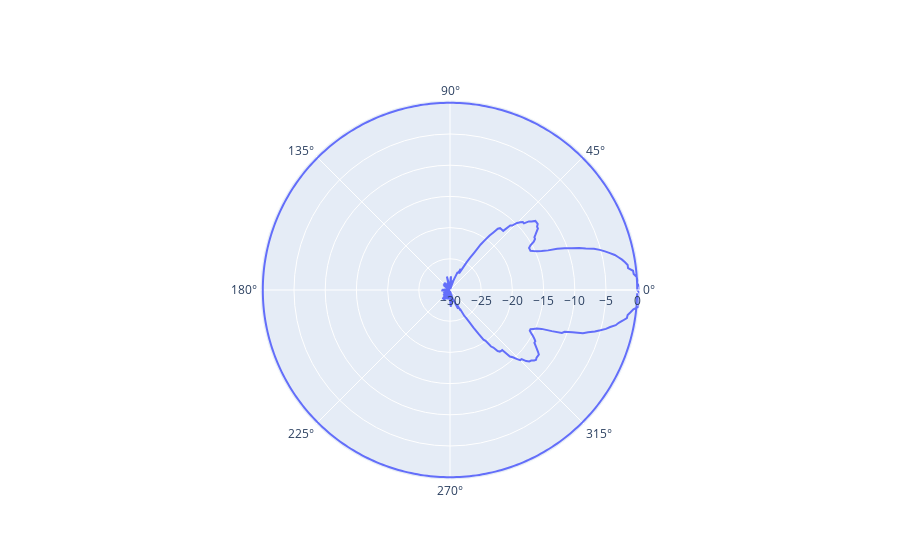

Notebook code for this chart:
### Code cell
import plotly.graph_objs as go
import numpy as np

with open(r'C:\Users\hp\Desktop\Project\Project-S4\files\CRMG1SG12019.atn',"r") as file:
        # Read all lines
    degree = []
    for i, line in enumerate(file):
        if i >= 4:  # Start from line 5
            try:
                # Attempt to convert the line to a float
                degree.append(float(line.strip()))
            except ValueError:
                # Skip lines that cannot be converted to a float
                continue   
       
        
    # Create the angle valeur[the index in the list]
        theta = np.array(range(len(degree)))
        
fig = go.Figure(
        data=go.Scatterpolar(
            r=degree,  # Radial values (the degree values from the file)
            theta=theta,  # Angular values (indices of the degree list)
            mode='lines',  # how we want to plot it
            name='Sensor Data' ) 
    )
    
fig.show()

### Figure 1 — Plotly figure (JSON) as saved in the notebook; plotly's stock layout.template omitted (floating-point values rounded to 4 significant figures; data arrays with more than 128 entries replaced by an {"elided": "..."} marker saying what was removed)
{"data": [{"mode": "lines", "name": "Sensor Data", "r": {"elided": "720 float values"}, "theta": {"elided": "720 int values"}, "type": "scatterpolar"}], "layout": {}}
